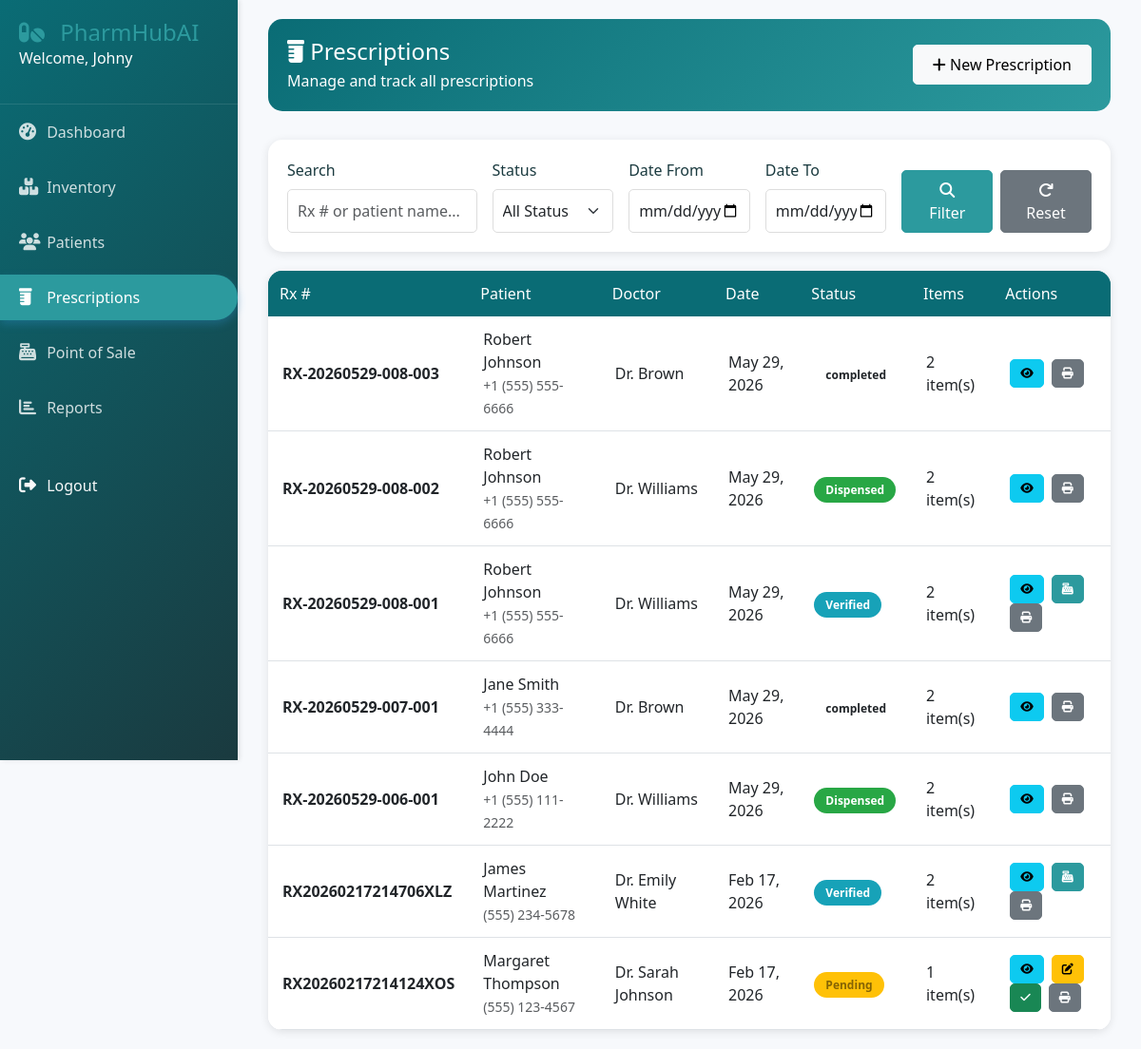
Before: /prescriptions/ (signed in) with the older database file.
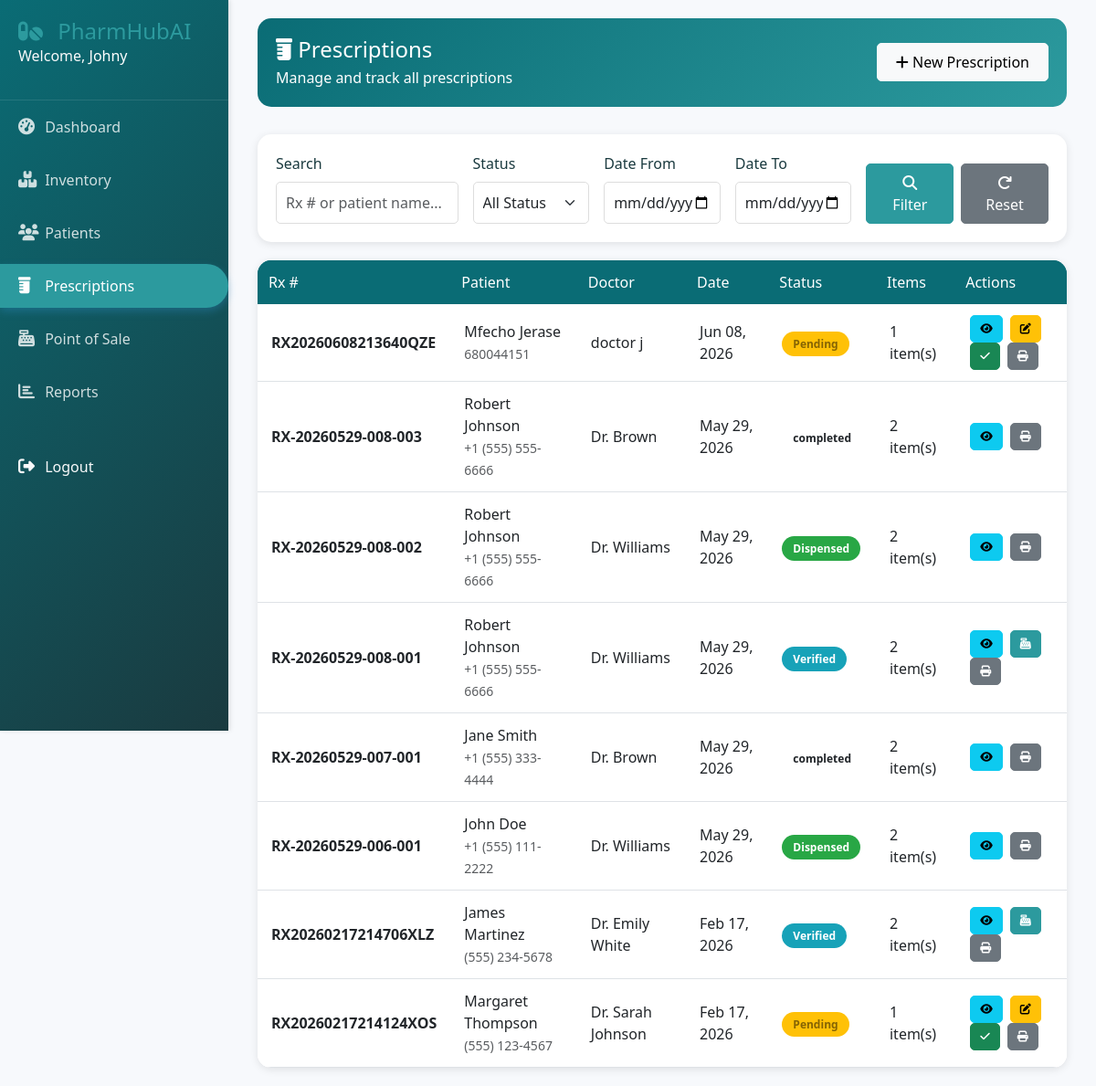
After: the same page with the newer database file.
### prescriptions/models.py (models this page shows, shortened)
class Prescription(models.Model):
    STATUS_CHOICES = (
        ('pending', 'Pending'),
        ('verified', 'Verified'),
        ('dispensed', 'Dispensed'),
        ('cancelled', 'Cancelled'),
        ('on_hold', 'On Hold'),
    )
    pharmacy = models.ForeignKey('accounts.Pharmacy', on_delete=models.CASCADE, null=True)
    prescription_number = models.CharField(max_length=50, unique=True)
    patient = models.ForeignKey(Patient, on_delete=models.CASCADE, related_name='prescriptions')
    prescribed_by = models.CharField(max_length=200)  # Doctor's name
    prescribed_date = models.DateField()
    pharmacist = models.ForeignKey(User, on_delete=models.SET_NULL, null=True, related_name='processed_prescriptions')
    status = models.CharField(max_length=20, choices=STATUS_CHOICES, default='pending')
    notes = models.TextField(blank=True)
    created_at = models.DateTimeField(auto_now_add=True)
    updated_at = models.DateTimeField(auto_now=True)
    class Meta:
        ordering = ['-created_at']

### patients/models.py (models this page shows, shortened)
class Patient(models.Model):
    BLOOD_TYPES = (
        ('A+', 'A+'), ('A-', 'A-'),
        ('B+', 'B+'), ('B-', 'B-'),
        ('AB+', 'AB+'), ('AB-', 'AB-'),
        ('O+', 'O+'), ('O-', 'O-'),
    )
    first_name = models.CharField(max_length=100)
    last_name = models.CharField(max_length=100)
    pharmacy = models.ForeignKey('accounts.Pharmacy', on_delete=models.CASCADE, null=True)
    date_of_birth = models.DateField()
    gender = models.CharField(max_length=10, choices=(('M', 'Male'), ('F', 'Female'), ('O', 'Other')))
    phone = models.CharField(max_length=15)
    email = models.EmailField(blank=True)
    address = models.TextField()
    blood_type = models.CharField(max_length=3, choices=BLOOD_TYPES, blank=True)
    allergies = models.TextField(blank=True, help_text="List all known allergies")
    chronic_conditions = models.TextField(blank=True, help_text="List all chronic conditions")
    current_medications = models.TextField(blank=True, help_text="List current medications")
    emergency_contact_name = models.CharField(max_length=200)
    emergency_contact_phone = models.CharField(max_length=15)
    created_by = models.ForeignKey(User, on_delete=models.SET_NULL, null=True)
    created_at = models.DateTimeField(auto_now_add=True)
    updated_at = models.DateTimeField(auto_now=True)
    class Meta:
        indexes = [
            models.Index(fields=['last_name', 'first_name']),
            models.Index(fields=['phone']),
        ]
    @property
    def full_name(self):
        return f"{self.first_name} {self.last_name}"

### prescriptions/views.py (the view)
# urls.py: path('', views.prescription_list, name='list'),
@login_required
def prescription_list(request):
    prescriptions = Prescription.objects.select_related('patient', 'pharmacist').all().order_by('-created_at')
    status = request.GET.get('status', '')
    if status:
        prescriptions = prescriptions.filter(status=status)
    date_from = request.GET.get('date_from', '')
    date_to = request.GET.get('date_to', '')
    if date_from:
        prescriptions = prescriptions.filter(created_at__date__gte=date_from)
    if date_to:
        prescriptions = prescriptions.filter(created_at__date__lte=date_to)
    search = request.GET.get('search', '')
    if search:
        prescriptions = prescriptions.filter(
            Q(prescription_number__icontains=search) |
            Q(patient__first_name__icontains=search) |
            Q(patient__last_name__icontains=search)
        )
    paginator = Paginator(prescriptions, 20)
    page = request.GET.get('page')
    prescriptions_page = paginator.get_page(page)
    context = {
        'prescriptions': prescriptions_page,
        'status_choices': Prescription.STATUS_CHOICES,
        'current_status': status,
        'date_from': date_from,
        'date_to': date_to,
        'search': search
    }
    return render(request, 'prescriptions/list.html', context)

### templates/prescriptions/list.html (shortened to what the changed rows need)
{% extends 'base.html' %}
{% load static %}
{% block content %}
<div class="container-fluid">
    <div class="prescription-table">
        <table class="table table-hover mb-0">
            <thead>
                <tr>
                    <th>Rx #</th>
                    <th>Patient</th>
                    <th>Doctor</th>
                    <th>Date</th>
                    <th>Status</th>
                    <th>Items</th>
                    <th>Actions</th>
                </tr>
            </thead>
            <tbody>
                {% for prescription in prescriptions %}
                <tr>
                    <td>
                        <strong>{{ prescription.prescription_number }}</strong>
                    </td>
                    <td>
                        {{ prescription.patient.full_name }}<br>
                        <small class="text-muted">{{ prescription.patient.phone }}</small>
                    </td>
                    <td>{{ prescription.prescribed_by }}</td>
                    <td>{{ prescription.prescribed_date|date:"M d, Y" }}</td>
                    <td>
                        <span class="status-badge status-{{ prescription.status }}">
                            {{ prescription.get_status_display }}
                        </span>
                    </td>
                    <td>{{ prescription.items.count }} item(s)</td>
                    <td class="action-buttons">
                        <a href="{% url 'prescriptions:detail' prescription.id %}" class="btn btn-sm btn-info" title="View">
                            <i class="fas fa-eye"></i>
                        </a>
                        {% if prescription.status == 'pending' or prescription.status == 'on_hold' %}
                        <a href="{% url 'prescriptions:edit' prescription.id %}" class="btn btn-sm btn-warning" title="Edit">
                            <i class="fas fa-edit"></i>
                        </a>
                        {% endif %}
                        {% if prescription.status == 'pending' %}
                        <a href="{% url 'prescriptions:verify' prescription.id %}" class="btn btn-sm btn-success" title="Verify">
                            <i class="fas fa-check"></i>
                        </a>
                        {% endif %}
                        {% if prescription.status == 'verified' %}
                        <a href="{% url 'prescriptions:dispense' prescription.id %}" class="btn btn-sm btn-primary" title="Dispense">
                            <i class="fas fa-cash-register"></i>
                        </a>
                        {% endif %}
                        <a href="{% url 'prescriptions:print' prescription.id %}" class="btn btn-sm btn-secondary" title="Print" target="_blank">
                            <i class="fas fa-print"></i>
                        </a>
                    </td>
                </tr>
                {% endfor %}
            </tbody>
        </table>
    </div>
</div>
{% endblock %}

Changed rows visible on the page:
added Prescription: prescription_number "RX20260608213640QZE", patient.full_name "Mfecho Jerase", patient.phone "680044151", prescribed_by "doctor j", prescribed_date "Jun 08, 2026", status "Pending", items.count "1"
